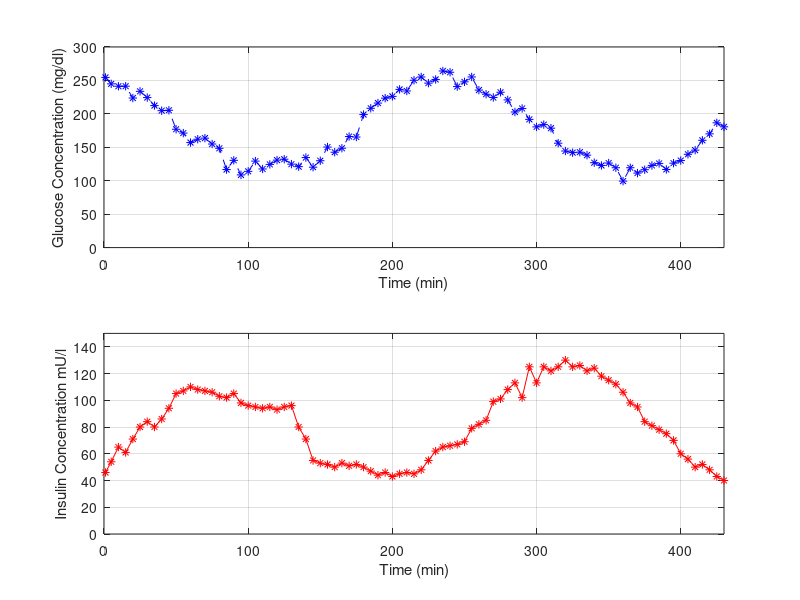

Reproduce this figure in MATLAB.
%Patient data

PT3data=[1	,	254.5009	,	46	;
5	,	244.8469	,	54	;
10	,	241.2901	,	65	;
15	,	241.3613	,	61	;
20	,	223.6752	,	71	;
25	,	233.6835	,	80	;
30	,	224.3185	,	84	;
35	,	212.3541	,	80	;
40	,	204.7772	,	86	;
45	,	205.3363	,	94	;
50	,	176.9581	,	105	;
55	,	171.2372	,	107	;
60	,	157.0441	,	110	;
65	,	162.0945	,	108	;
70	,	163.7071	,	107	;
75	,	154.8856	,	106	;
80	,	148.4648	,	103	;
85	,	116.6743	,	102	;
90	,	130.4843	,	105	;
95	,	108.6941	,	98	;
100	,	114.0341	,	96	;
105	,	129.3289	,	95	;
110	,	117.5868	,	94	;
115	,	124.4091	,	95	;
120	,	130.7975	,	93	;
125	,	132.1644	,	95	;
130	,	124.7912	,	96	;
135	,	121.0424	,	80	;
140	,	134.6181	,	71	;
145	,	120.2341	,	55	;
150	,	129.9021	,	53	;
155	,	150.3576	,	52	;
160	,	142.6203	,	50	;
165	,	148.5989	,	53	;
170	,	166.0766	,	51	;
175	,	165.3244	,	52	;
180	,	198.9482	,	50	;
185	,	208.3436	,	47	;
190	,	216.1498	,	44	;
195	,	223.4714	,	46	;
200	,	226.1347	,	43	;
205	,	236.5592	,	45	;
210	,	234.2272	,	46	;
215	,	250.2413	,	45	;
220	,	255.1421	,	48	;
225	,	245.9158	,	55	;
230	,	251.4097	,	62	;
235	,	264.1045	,	65	;
240	,	262.1964	,	66	;
245	,	240.8161	,	67	;
250	,	247.8804	,	69	;
255	,	255.1813	,	79	;
260	,	235.5141	,	82	;
265	,	229.3736	,	85	;
270	,	224.5157	,	99	;
275	,	232.2965	,	101	;
280	,	220.8396	,	108	;
285	,	202.7931	,	113	;
290	,	208.0605	,	102	;
295	,	191.7669	,	125	;
300	,	180.5054	,	113	;
305	,	183.9012	,	125	;
310	,	178.5922	,	122	;
315	,	156.0945	,	125	;
320	,	144.4216	,	130	;
325	,	141.9981	,	125	;
330	,	142.6909	,	126	;
335	,	138.2281	,	122	;
340	,	126.9873	,	124	;
345	,	122.8353	,	118	;
350	,	126.4243	,	115	;
355	,	119.4105	,	112	;
360	,	99.43411	,	106	;
365	,	119.4005	,	98	;
370	,	111.4279	,	95	;
375	,	116.5053	,	84	;
380	,	122.8491	,	81	;
385	,	125.8586	,	78	;
390	,	116.8611	,	75	;
395	,	126.2597	,	70	;
400	,	130.1687	,	60	;
405	,	139.5314	,	56	;
410	,	145.7326	,	50	;
415	,	160.4603	,	52	;
420	,	170.0783	,	48	;
425	,	186.5787	,	43	;
430	,	180.6278	,	40];

PT3_Glucose=PT3data(:,2);
PT3_Insulin=PT3data(:,3);
Time=PT3data(:,1);

figure
title('Glucose-Insulin recorded data of T1DM patient ');
subplot(2,1,1)
plot(Time', PT3_Glucose', 'b*--'); % Plot x1(t)
%hold on;
xlabel('Time (min)');
ylabel('Glucose Concentration (mg/dl)');
%legend('Glucose');
grid on;
axis([0 430 0 300])
subplot(2,1,2)
plot(Time', PT3_Insulin', 'r*-'); % Plot x2(t)
xlabel('Time (min)');
ylabel('Insulin Concentration mU/l');
%legend('Insulin');
axis([0 430 0 150])
grid on;
